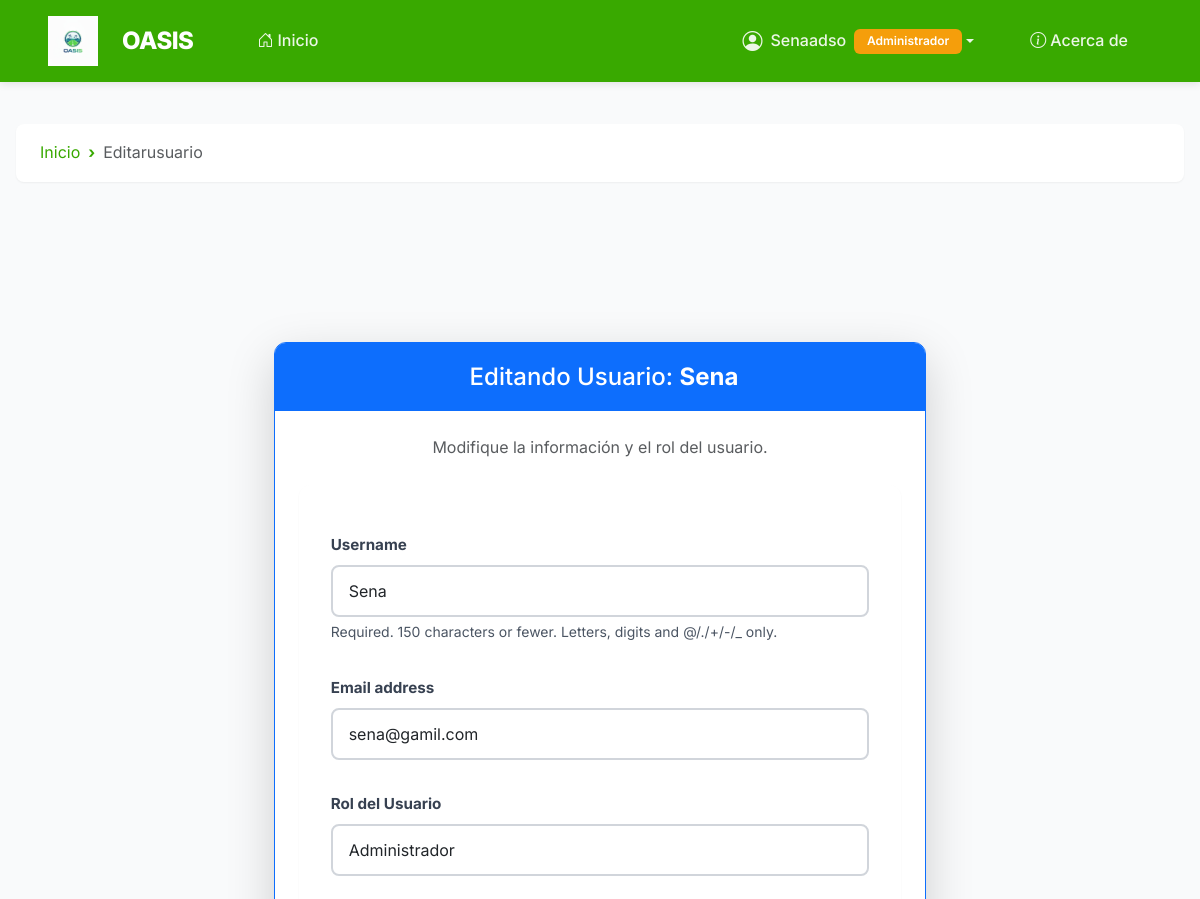
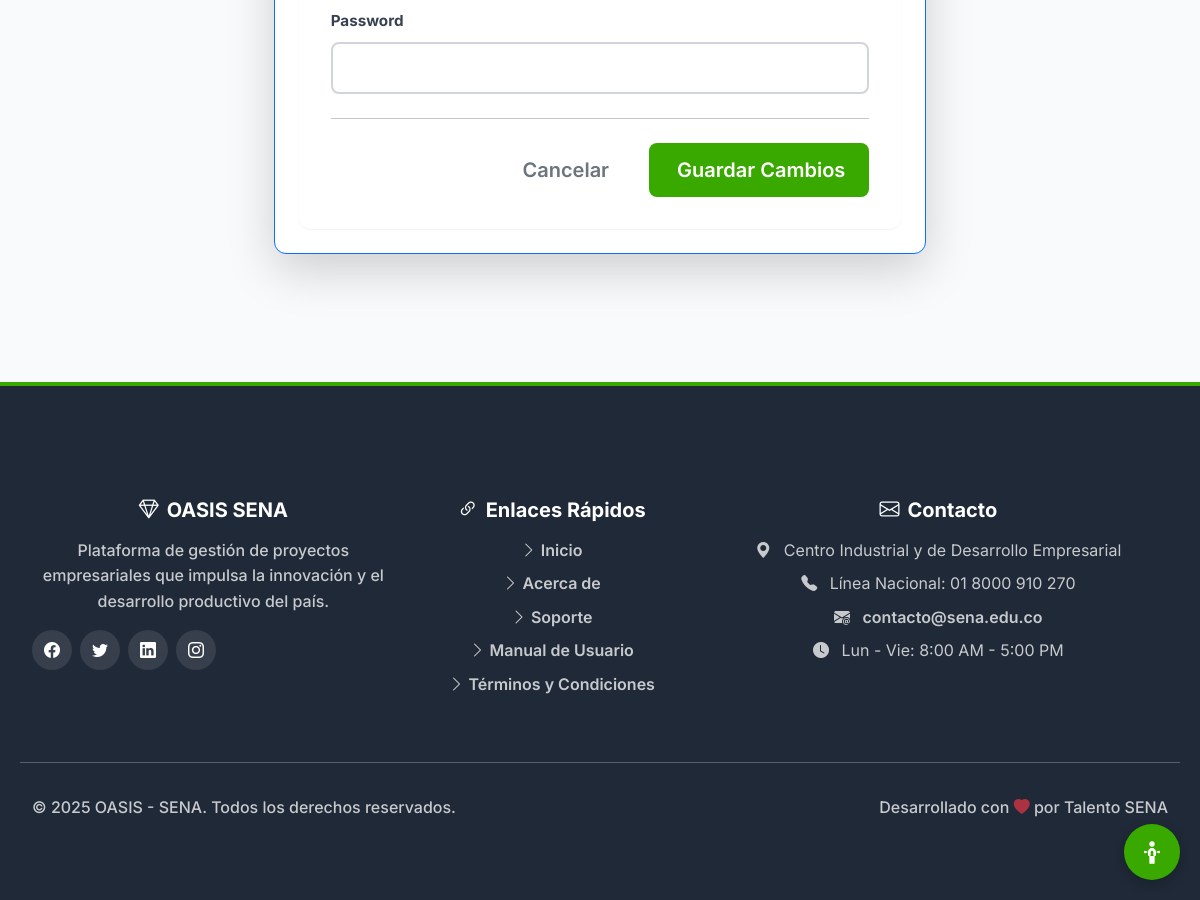
/gestion/usuarios/editar/10/ (signed in), run on the app's committed database (2 pictures, top to bottom).
### usuario/models.py (models this page shows, shortened)
class Usuario(AbstractUser):
    ADMIN = "ADMIN"
    EMPRESA = "EMPRESA"
    APRENDIZ = "APRENDIZ"
    INSTRUCTOR = "INSTRUCTOR"
    ROLES = [
        (ADMIN, "Administrador"),
        (EMPRESA, "Empresa"),
        (APRENDIZ, "Aprendiz"),
        (INSTRUCTOR, "Instructor"),
    ]
    rol = models.CharField(max_length=20, choices=ROLES, default=APRENDIZ, verbose_name="Rol del Usuario")
    esta_activo = models.BooleanField(default=True, verbose_name="Está Activo")
    class Meta:
        verbose_name = "Usuario del Sistema"
        verbose_name_plural = "Usuarios del Sistema"

### usuario/utils.py (the view)
        def _wrapped_view(request, *args, **kwargs):
            user = request.user
            if not user.is_authenticated:
                return redirect(reverse('auth:login') + f'?next={request.get_full_path()}')
            if user.is_superuser:
                return view_func(request, *args, **kwargs)
            if hasattr(user, 'rol') and user.rol in allowed_roles:
                return view_func(request, *args, **kwargs)
            messages.error(request, "No tienes permiso para acceder a esta página.")
            return redirect('home:inicio') # Redirige a la página de inicio de la app 'home'

### gestion/forms.py (shortened to what this page needs)
class UsuarioForm(forms.ModelForm):
    password = forms.CharField(widget=forms.PasswordInput)
    class Meta:
        model = Usuario
        fields = ['username', 'email', 'rol', 'password']

### gestion/views.py (called while the page is built)
@role_required("ADMIN")
def editar_usuario(request, pk):
    usuario = get_object_or_404(Usuario, pk=pk)
    if request.method == 'POST':
        form = UsuarioForm(request.POST, instance=usuario)
        if form.is_valid():
            usuario = form.save(commit=False)
            if 'password' in form.cleaned_data and form.cleaned_data['password']:
                usuario.set_password(form.cleaned_data['password'])
            usuario.save()
            return redirect('gestion:listar_usuarios')
    else:
        form = UsuarioForm(instance=usuario)
        form.fields['password'].required = False
    return render(request, 'editar_usuario.html', {'form': form})

### usuario/utils.py (called while the page is built)
def role_required(*allowed_roles):
    def decorator(view_func):
        def _wrapped_view(request, *args, **kwargs):
            user = request.user
            if not user.is_authenticated:
                return redirect(reverse('auth:login') + f'?next={request.get_full_path()}')
            if user.is_superuser:
                return view_func(request, *args, **kwargs)
            if hasattr(user, 'rol') and user.rol in allowed_roles:
                return view_func(request, *args, **kwargs)
            messages.error(request, "No tienes permiso para acceder a esta página.")
            return redirect('home:inicio') # Redirige a la página de inicio de la app 'home'
        return _wrapped_view
    return decorator

### gestion/templates/editar_usuario.html (shortened to what this page needs)
{% extends 'base.html' %}
{% load widget_tweaks %}
{% block content %}
<div class="container my-5">
    <div class="row justify-content-center">
        <div class="col-lg-7">
            <div class="card shadow-lg border-primary">
                <div class="card-header bg-primary text-white text-center">
                    <h4 class="mb-0">
                         Editando Usuario:
                        <span class="fw-bold">{{ form.instance.username }}</span>
                    </h4>
                </div>
                <div class="card-body p-4">
                    <p class="text-muted text-center mb-4">
                        Modifique la información y el rol del usuario.
                    </p>
                    <form method="post">
                        {% for field in form %}
                            <div class="mb-3">
                                <label for="{{ field.id_for_label }}" class="form-label fw-bold">{{ field.label }}</label>
                                {% render_field field class="form-control" %}
                                {% if field.help_text %}
                                    <div class="form-text">{{ field.help_text }}</div>
                                {% endif %}
                            </div>
                        {% endfor %}
                        <hr class="my-4">
                        <div class="d-flex justify-content-end">
                            <a href="{% url 'gestion:listar_usuarios' %}" class="btn btn-outline-secondary btn-lg me-3">
                                 Cancelar
                            </a>
                            <button type="submit" class="btn btn-primary btn-lg">
                                 Guardar Cambios
                            </button>
                        </div>
                    </form>
                </div>
            </div>
        </div>
    </div>
</div>
{% endblock %}

### home/templates/base.html (shortened to what this page needs)
<!DOCTYPE html>
{% load static %}
<html lang="es">
<head>
    <link href="https://cdn.jsdelivr.net/npm/bootstrap@5.3.0/dist/css/bootstrap.min.css" rel="stylesheet">
    <link rel="stylesheet" href="https://cdn.jsdelivr.net/npm/bootstrap-icons@1.11.3/font/bootstrap-icons.min.css">
    <link rel="stylesheet" href="{% static 'css/styles.css' %}">
</head>
<body>
    <nav class="navbar navbar-expand-lg navbar-dark" id="mainNavbar">
        <div class="container-fluid px-lg-5">
            <a class="navbar-brand d-flex align-items-center" href="{% url 'home:inicio' %}">
                <img class="logo_OASIS" src="{% static 'img/logo/Logo_OASIS.jpg' %}" alt="Logo OASIS">
                <span>OASIS</span>
            </a>
            <div class="collapse navbar-collapse" id="navbarNav">
                <ul class="navbar-nav me-auto mb-2 mb-lg-0 ms-lg-4">
                    <li class="nav-item">
                        <a class="nav-link {% if request.resolver_match.url_name == 'home:inicio' %}active{% endif %}"
                            href="{% url 'home:inicio' %}">
                            <i class="bi bi-house-door me-1"></i>Inicio
                        </a>
                    </li>
                </ul>
                <ul class="navbar-nav align-items-lg-center gap-2">
                    {% if user.is_authenticated %}
                    <li class="nav-item dropdown">
                        <a class="nav-link dropdown-toggle d-flex align-items-center" href="#"
                            id="userDropdown" role="button" data-bs-toggle="dropdown" aria-expanded="false">
                            <i class="bi bi-person-circle fs-5 me-2"></i>
                            <span>{{ user.username }}</span>
                            {% if user.get_rol_display %}
                            <span class="badge bg-warning ms-2">{{ user.get_rol_display }}</span>
                            {% endif %}
                        </a>
                    </li>
                    {% endif %}
                    <li class="nav-item">
                        <a class="nav-link {% if request.resolver_match.url_name == 'home:acerca_de' %}active{% endif %}"
                            href="{% url 'home:acerca_de' %}">
                            <i class="bi bi-info-circle me-1"></i>Acerca de
                        </a>
                    </li>
                </ul>
            </div>
        </div>
    </nav>
{% if request.resolver_match.url_name != 'home:inicio' %}
<nav aria-label="breadcrumb" class="container mt-3">
    <ol class="breadcrumb">
        <li class="breadcrumb-item">
            <a href="{% url 'home:inicio' %}">Inicio</a>
        </li>
        <li class="breadcrumb-item active" aria-current="page">
            {% if request.resolver_match.url_name %}
                {{ request.resolver_match.url_name|capfirst|cut:"_" }}
            {% else %}
                Página
            {% endif %}
        </li>
    </ol>
</nav>
{% endif %}
    <main class="container py-4">
        {% block content %}{% endblock %}
    </main>
    <footer class="mt-auto">
        <div class="container">
            <div class="row g-4 py-5">
                <div class="col-lg-4 col-md-6">
                    <h5 class="fw-bold mb-3">
                        <i class="bi bi-gem me-2"></i>OASIS SENA
                    </h5>
                    <p class="opacity-75 mb-3">
                        Plataforma de gestión de proyectos empresariales que impulsa
                        la innovación y el desarrollo productivo del país.
                    </p>
                    <div class="d-flex gap-2">
                        <a href="#" class="social-icon" title="Facebook" aria-label="Facebook">
                            <i class="bi bi-facebook"></i>
                        </a>
                        <a href="#" class="social-icon" title="Twitter" aria-label="Twitter">
                            <i class="bi bi-twitter"></i>
                        </a>
                        <a href="#" class="social-icon" title="LinkedIn" aria-label="LinkedIn">
                            <i class="bi bi-linkedin"></i>
                        </a>
                        <a href="#" class="social-icon" title="Instagram" aria-label="Instagram">
                            <i class="bi bi-instagram"></i>
                        </a>
                    </div>
                </div>
                <div class="col-lg-3 col-md-6">
                    <h5 class="fw-bold mb-3">
                        <i class="bi bi-link-45deg me-2"></i>Enlaces Rápidos
                    </h5>
                    <ul class="list-unstyled">
                        <li class="mb-2">
                            <a href="{% url 'home:inicio' %}" class="opacity-75">
                                <i class="bi bi-chevron-right me-1"></i>Inicio
                            </a>
                        </li>
                        <li class="mb-2">
                            <a href="{% url 'home:acerca_de' %}" class="opacity-75">
                                <i class="bi bi-chevron-right me-1"></i>Acerca de
                            </a>
                        </li>
                        <li class="mb-2">
                            <a href="{% url 'auth:contacto' %}" class="opacity-75">
                                <i class="bi bi-chevron-right me-1"></i>Soporte
                            </a>
                        </li>
                        <li class="mb-2">
                            <a href="{% url 'auth:manual_usuario' %}" class="opacity-75">
                                <i class="bi bi-chevron-right me-1"></i>Manual de Usuario
                            </a>
                        </li>
                        <li class="mb-2">
                            <a href="{% url 'home:tyc' %}" class="opacity-75">
                                <i class="bi bi-chevron-right me-1"></i>Términos y Condiciones
                            </a>
                        </li>
                    </ul>
                </div>
                <div class="col-lg-5 col-md-12">
                    <h5 class="fw-bold mb-3">
                        <i class="bi bi-envelope me-2"></i>Contacto
                    </h5>
                    <ul class="list-unstyled opacity-75">
                        <li class="mb-2">
                            <i class="bi bi-geo-alt-fill me-2"></i>
                            Centro Industrial y de Desarrollo Empresarial
                        </li>
                        <li class="mb-2">
                            <i class="bi bi-telephone-fill me-2"></i>
                            Línea Nacional: 01 8000 910 270
                        </li>
                        <li class="mb-2">
                            <i class="bi bi-envelope-at-fill me-2"></i>
                            <a href="mailto:contacto@sena.edu.co">contacto@sena.edu.co</a>
                        </li>
                        <li class="mb-2">
                            <i class="bi bi-clock-fill me-2"></i>
                            Lun - Vie: 8:00 AM - 5:00 PM
                        </li>
                    </ul>
                </div>
            </div>
            <div class="row border-top border-white border-opacity-25 pt-4 pb-3">
                <div class="col-md-6 text-center text-md-start mb-2 mb-md-0">
                    <p class="mb-0 opacity-75">
                        &copy; 2025 OASIS - SENA. Todos los derechos reservados.
                    </p>
                </div>
                <div class="col-md-6 text-center text-md-end">
                    <p class="mb-0 opacity-75">
                        Desarrollado con <i class="bi bi-heart-fill text-danger"></i> por Talento SENA
                    </p>
                </div>
            </div>
        </div>
    </footer>
    <button id="accesibilidad-btn" aria-label="Menú de accesibilidad" title="Accesibilidad (Alt+A)">
    </button>
</body>
</html>

### static/css/styles.css (style rules this page uses)
:root { --sena-green: #39A900; --sena-green-dark: #2D8500; --sena-green-light: #4BC800; --gray-50: #F9FAFB; --gray-100: #F3F4F6; --gray-200: #E5E7EB; --gray-300: #D1D5DB; --gray-600: #4B5563; --gray-700: #374151; --gray-900: #111827; --accent-red: #DC2626; --white: #FFFFFF; --shadow-sm: 0 1px 2px 0 rgba(0, 0, 0, 0.05); --shadow-md: 0 4px 6px -1px rgba(0, 0, 0, 0.1); --shadow-lg: 0 10px 15px -3px rgba(0, 0, 0, 0.1); --transition: all 0.3s ease; }
* { margin: 0; padding: 0; box-sizing: border-box; }
body { font-family: 'Inter', 'Segoe UI', -apple-system, BlinkMacSystemFont, sans-serif; background-color: var(--gray-50); color: var(--gray-900); line-height: 1.6; min-height: 100vh; }
.navbar { background-color: var(--sena-green) !important; box-shadow: var(--shadow-md); padding: 1rem 0; }
.navbar-brand { font-weight: 700; color: var(--white) !important; font-size: 1.5rem; display: flex; align-items: center; gap: 0.75rem; transition: var(--transition); }
.logo_OASIS { height: 50px; width: auto; margin-right: 12px; transition: var(--transition); }
.nav-link { color: rgba(255, 255, 255, 0.9) !important; font-weight: 500; margin: 0 0.5rem; padding: 0.5rem 1rem !important; border-radius: 0.5rem; transition: var(--transition); }
.btn { border-radius: 0.5rem; padding: 0.75rem 1.5rem; font-weight: 600; transition: var(--transition); border: none; }
.btn-primary { background-color: var(--sena-green); color: var(--white); }
.container { padding: 2rem 1rem; max-width: 1400px; margin: 0 auto; }
.card { border: 1px solid var(--gray-200); border-radius: 0.75rem; box-shadow: var(--shadow-sm); margin-bottom: 1.5rem; background-color: var(--white); overflow: hidden; transition: var(--transition); }
.card-header { background-color: var(--sena-green); color: var(--white); font-weight: 700; font-size: 1.25rem; padding: 1.25rem 1.5rem; border-bottom: none; }
.card-body { padding: 1.5rem; }
form { background-color: var(--white); padding: 2rem; border-radius: 0.75rem; box-shadow: var(--shadow-sm); }
form label { font-weight: 600; margin-top: 1rem; margin-bottom: 0.5rem; color: var(--gray-700); font-size: 0.95rem; }
form .form-control, form .form-select { border-radius: 0.5rem; border: 2px solid var(--gray-300); padding: 0.75rem 1rem; transition: var(--transition); font-size: 1rem; }
.form-text { color: var(--gray-600); font-size: 0.875rem; margin-top: 0.25rem; }
.badge { padding: 0.5rem 1rem; border-radius: 0.375rem; font-weight: 600; font-size: 0.875rem; }
footer { background-color: var(--gray-900); color: var(--white); padding: 2rem 1rem; text-align: center; margin-top: 4rem; border-top: 4px solid var(--sena-green); }
footer p { margin: 0.5rem 0; font-weight: 500; }
footer a { color: var(--sena-green-light); text-decoration: none; transition: var(--transition); font-weight: 600; }
.breadcrumb { background-color: var(--white); padding: 1rem 1.5rem; border-radius: 0.5rem; box-shadow: var(--shadow-sm); margin-bottom: 1.5rem; }
.breadcrumb-item + .breadcrumb-item::before { content: "›"; color: var(--sena-green); font-weight: bold; }
.breadcrumb-item a { color: var(--sena-green); text-decoration: none; transition: var(--transition); }

### data on the page
Usuario: username "Senaadso", rol "Administrador"
Usuario: instance.username "Sena", username "Sena" "sena@gamil.com" "Administrador"

### other printed values
{{ request.resolver_match.url_name|capfirst|cut:"_" }} "Editarusuario"
{{ field.label }} "Username" "Email address" "Rol del Usuario" "Password"
{{ field.help_text }} "Required. 150 characters or fewer. Letters, digits and @/./+/-/_ only."
